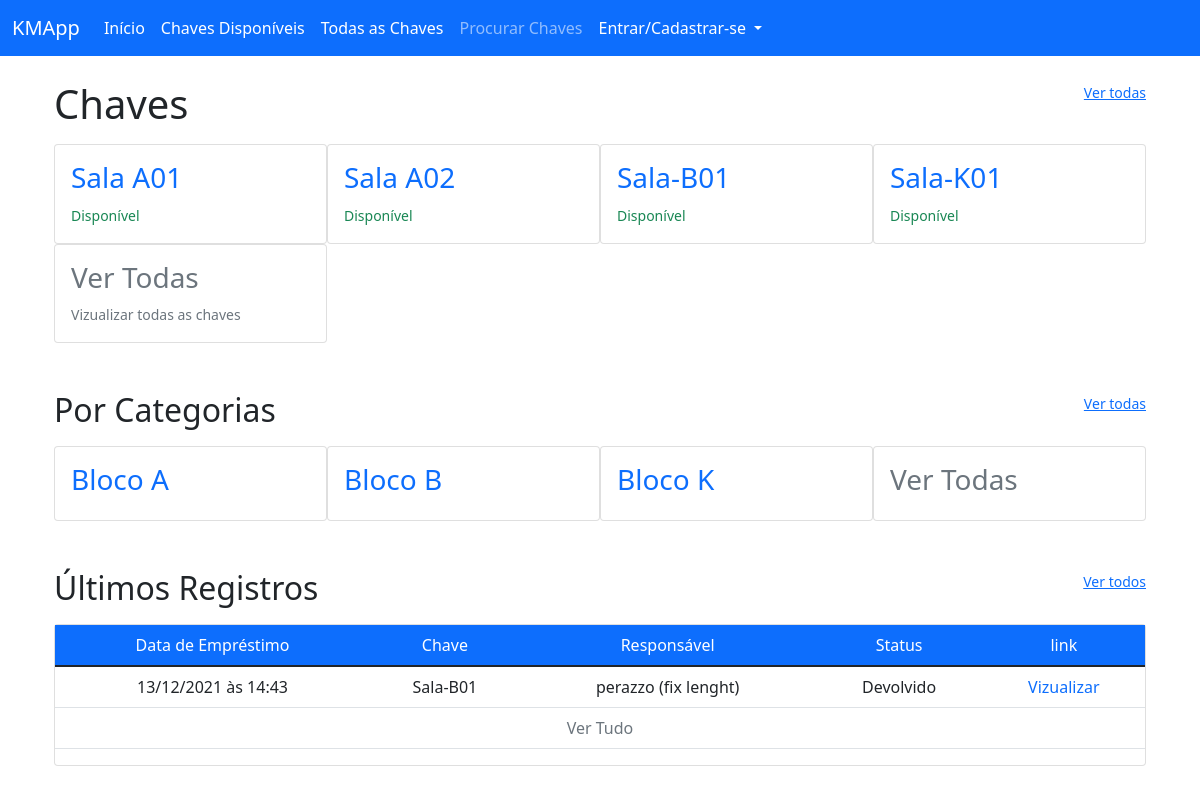
The app's page /view/, older data.
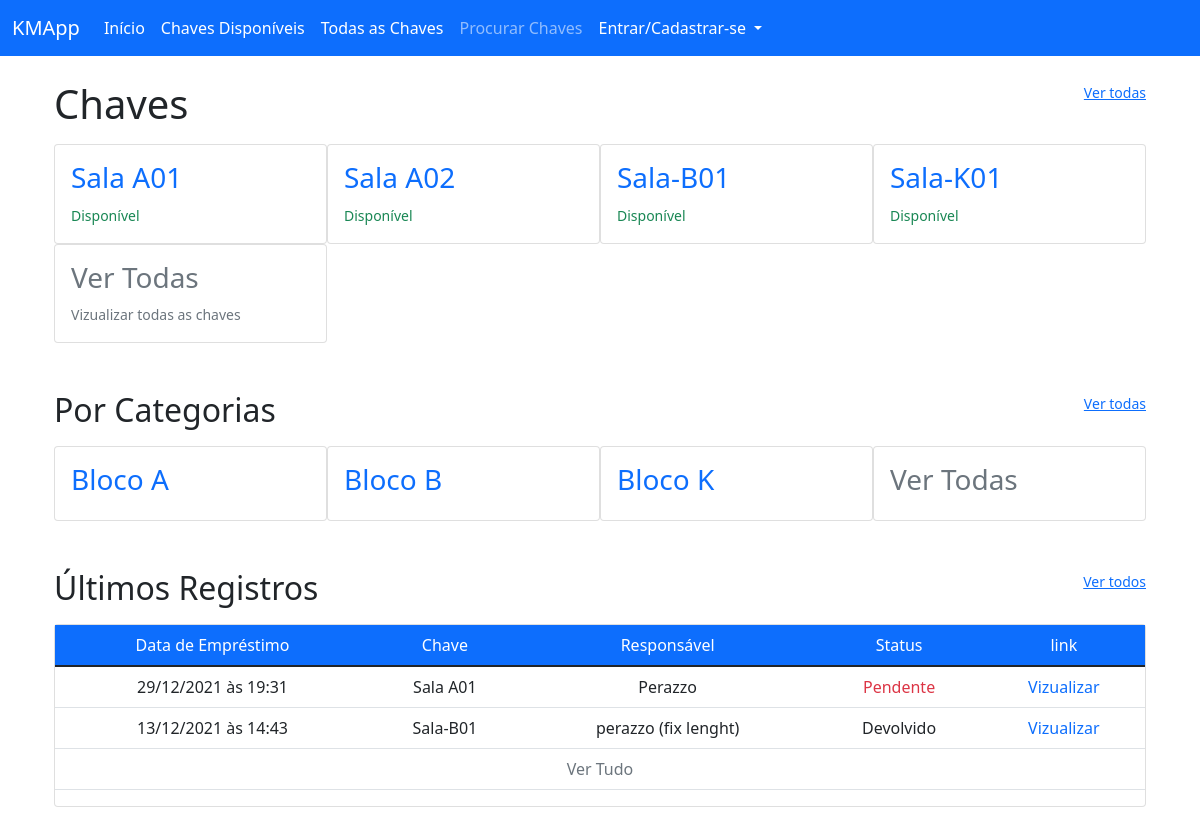
The same page, newer data.
### key_manager/models/key.py (models this page shows, shortened)
class Key(db.Model):
    __tablename__ = 'keys'
    id = db.Column(db.Integer, primary_key=True)
    key_category_id = db.Column(db.Integer, db.ForeignKey("categories.id"))
    key_avaliable = db.Column(db.Boolean, default=True)
    name = db.Column(db.String(100), unique=False, nullable=False)
    slug = db.Column(db.String(100), unique=True, nullable=False)
    creation_date = db.Column(db.DateTime, nullable=False, default=datetime.utcnow)

### key_manager/models/category.py (models this page shows, shortened)
class Category(db.Model):
    __tablename__ = 'categories'
    id = db.Column(db.Integer, primary_key=True)
    name = db.Column(db.String(100), unique=False, nullable=False)
    slug = db.Column(db.String(100), unique=True, nullable=False)
    creation_date = db.Column(db.DateTime, nullable=False, default=datetime.utcnow)

### key_manager/models/registry.py (models this page shows, shortened)
class Registry(db.Model):
    __tablename__ = 'registries'
    id = db.Column(db.Integer, primary_key=True)
    user_id = db.Column(db.Integer, db.ForeignKey('users.id'), nullable=False)
    key_loan_date = db.Column(db.DateTime, nullable=False, default=datetime.utcnow)
    key_return_date = db.Column(db.DateTime, nullable=True)
    key_id = db.Column(db.Integer, db.ForeignKey('keys.id'), nullable=False)
    holder_name = db.Column(db.String(100), nullable=False)
    holder_email = db.Column(db.String(100), nullable=True)

### key_manager/routes/views.py (the view)
@view.route("/")
def viewIndex():
    keys = Key.query.filter_by(key_avaliable=True).order_by(Key.name).all()
    cats = Category.query.order_by(Category.name).limit(7)
    regs = Registry.query.order_by(Registry.key_loan_date.desc()).limit(7)
    return render_template("view/indexView.html", keys=keys, categories=cats, registries=regs, key_names=Key.query, hidden_footer=True, title="Vizualização" )

### key_manager/templates/view/indexView.html (shortened to what the changed rows need)
{% extends 'base.html' %}
{% block content %}
<div class="container-fluid">
    <div class="row mt-4">
        <h1 class="col">Chaves</h1>
    </div>
    <div class="card-group row-cols-4 mt-2">
        {% for key in keys %}
        <a class="text-decoration-none" href="{{url_for('view.viewKey', key_slug=key.slug)}}">
            <div class="card">
                <div class="card-body">
                    <h3>{{key.name}}</h3>
                    <small>
                        {% if key.key_avaliable %}
                        <span class="text-success">Disponível</span>
                        {% else %}
                        <span class="text-danger">Em uso</span>
                        {% endif %}
                    </small>
                </div>
            </div>
        </a>
        {% endfor %}
    </div>
    <div class="row mt-5">
        <h2 class="col">Por Categorias</h2>
    </div>
    <div class="card-group row-cols-4 mt-2">
        {% for category in categories %}
        <a class="text-decoration-none" href="{{url_for('view.viewCat', category_slug=category.slug)}}">
            <div class="card">
                <div class="card-body">
                    <h3>{{category.name}}</h3>
                </div>
            </div>
        </a>
        {% endfor %}
    </div>
    <div class="row mt-5">
        <h2 class="col">Últimos Registros</h2>
    </div>
    <div class="card-group mt-2">
        <div class="card">
            <div class="car-body">
                <table class="table">
                    <thead class="bg-primary text-white">
                        <tr>
                            <td class="col-auto text-center">Data de Empréstimo</td>
                            <td class="col-auto text-center">Chave</td>
                            <td class="col-auto text-center">Responsável</td>
                            <td class="col-auto text-center">Status</td>
                            <td class="col-auto text-center">link</td>
                        </tr>
                    </thead>
                    <tbody>
                    {% for registry in registries %}
                        <tr>
                            <td class="col-auto text-center">{{ registry.key_loan_date.strftime("%d/%m/%Y às %H:%M") }}</td>
                            {% for name in key_names.filter_by(id=registry.key_id).all() %}
                            <td class="col-auto text-center">{{ name.name }}</td>
                            {% endfor %}
                            <td class="col-auto text-center">{{ registry.holder_name }}</td>
                            <td class="col-auto text-center">
                                {% if registry.key_return_date %}
                                <span>Devolvido</span>
                                {% else %}
                                <span class="text-danger">Pendente</span>
                                {% endif %}
                            </td>
                            <td class="col-auto text-center">
                                <a class="text-decoration-none" href="{{url_for('view.viewReg', reg_id=registry.id)}}">Vizualizar</a>
                            </td>
                        </tr>
                        {% endfor %}
                    </tbody>
                </table>
            </div>
        </div>
    </div>
{% endblock %}

Row changes from the older to the newer data that the page shows:
added Registry: key_loan_date "29/12/2021 às 19:31", holder_name "Perazzo", shows "Pendente", Key (name "Sala A01")
